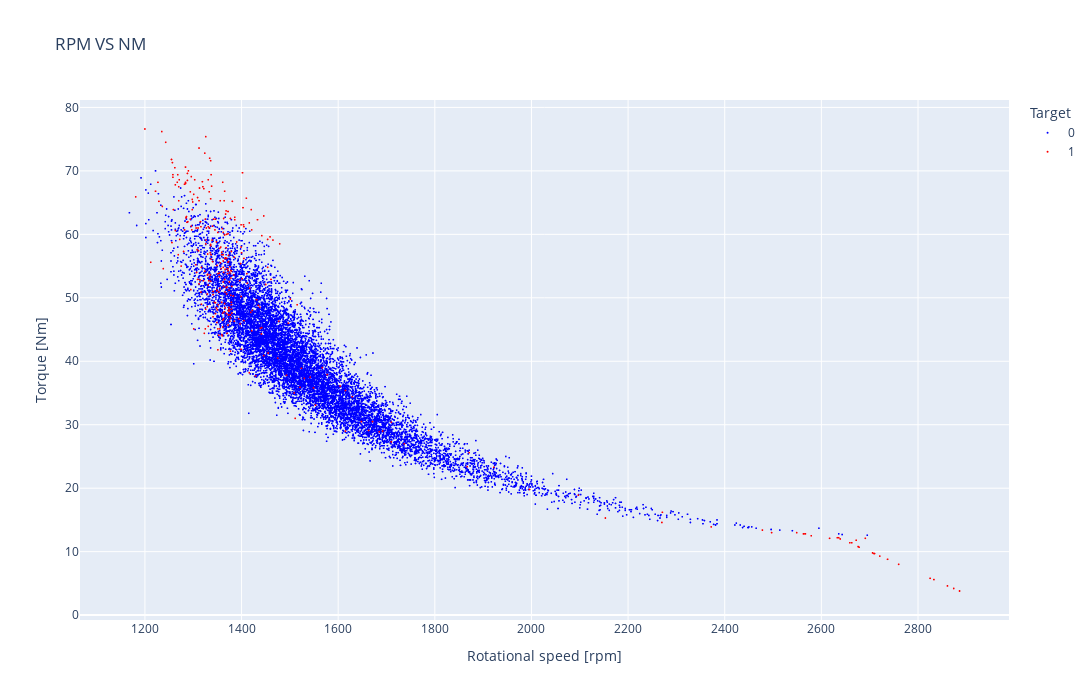

The notebook cell this image was saved under:
### Markdown cell above
From above Plotings we can observe the max temp[K] noted by senrors

### Code cell
import plotly.express as px
df['Target'] = df['Target'].astype(int)


df['Target'] = df['Target'].astype(str)
fig = px.scatter(df, 
                 x='Rotational speed [rpm]', 
                 y='Torque [Nm]', 
                 opacity=1, 
                 title='RPM VS NM', 
                 color='Target',
                 color_discrete_sequence=['blue','red'])


fig.update_traces(marker=dict(size=2))


fig.update_layout(width=1200, height=700)

fig.show()

### Figure 1 — Plotly figure (JSON) as saved in the notebook; plotly's stock layout.template omitted (floating-point values rounded to 4 significant figures; data arrays with more than 128 entries replaced by an {"elided": "..."} marker saying what was removed)
{"data": [{"hovertemplate": "Target=0<br>Rotational speed [rpm]=%{x}<br>Torque [Nm]=%{y}<extra></extra>", "legendgroup": "0", "marker": {"color": "blue", "opacity": 1, "size": 2, "symbol": "circle"}, "mode": "markers", "name": "0", "showlegend": true, "type": "scattergl", "x": {"elided": "9661 int values"}, "xaxis": "x", "y": {"elided": "9661 float values"}, "yaxis": "y"}, {"hovertemplate": "Target=1<br>Rotational speed [rpm]=%{x}<br>Torque [Nm]=%{y}<extra></extra>", "legendgroup": "1", "marker": {"color": "red", "opacity": 1, "size": 2, "symbol": "circle"}, "mode": "markers", "name": "1", "showlegend": true, "type": "scattergl", "x": {"elided": "339 int values"}, "xaxis": "x", "y": {"elided": "339 float values"}, "yaxis": "y"}], "layout": {"height": 700, "legend": {"title": {"text": "Target"}, "tracegroupgap": 0}, "title": {"text": "RPM VS NM"}, "width": 1200, "xaxis": {"anchor": "y", "domain": [0, 1], "title": {"text": "Rotational speed [rpm]"}}, "yaxis": {"anchor": "x", "domain": [0, 1], "title": {"text": "Torque [Nm]"}}}}
